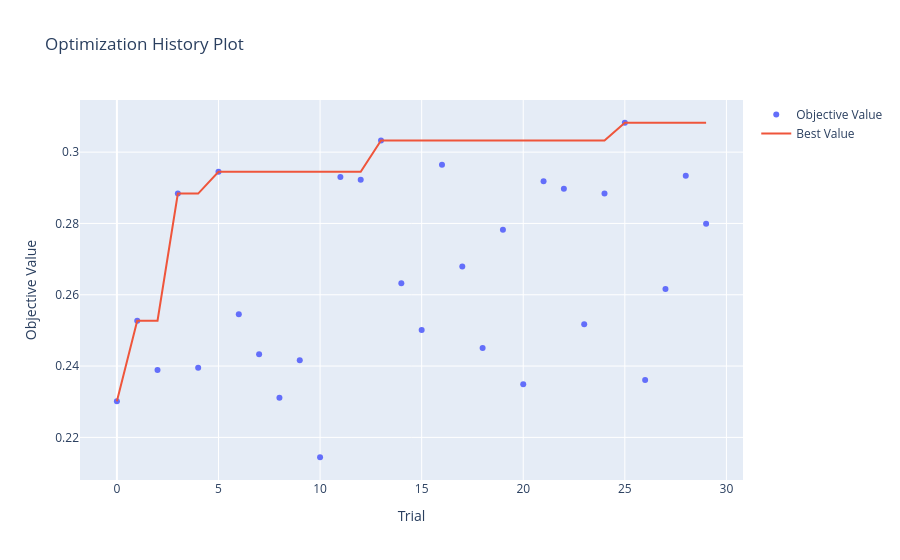

Notebook source saved alongside this figure:
### Code cell
optuna.visualization.plot_optimization_history(study_rf)

### Figure 1 — Plotly figure (JSON) as saved in the notebook; plotly's stock layout.template omitted (floating-point values rounded to 4 significant figures)
{"data": [{"mode": "markers", "name": "Objective Value", "type": "scatter", "x": [0, 1, 2, 3, 4, 5, 6, 7, 8, 9, 10, 11, 12, 13, 14, 15, 16, 17, 18, 19, 20, 21, 22, 23, 24, 25, 26, 27, 28, 29], "y": [0.2301, 0.2527, 0.2389, 0.2884, 0.2395, 0.2945, 0.2546, 0.2433, 0.2311, 0.2417, 0.2144, 0.293, 0.2923, 0.3033, 0.2633, 0.2501, 0.2964, 0.2679, 0.2451, 0.2782, 0.2349, 0.2918, 0.2897, 0.2517, 0.2884, 0.3082, 0.2361, 0.2616, 0.2934, 0.2799]}, {"mode": "lines", "name": "Best Value", "type": "scatter", "x": [0, 1, 2, 3, 4, 5, 6, 7, 8, 9, 10, 11, 12, 13, 14, 15, 16, 17, 18, 19, 20, 21, 22, 23, 24, 25, 26, 27, 28, 29], "y": [0.2301, 0.2527, 0.2527, 0.2884, 0.2884, 0.2945, 0.2945, 0.2945, 0.2945, 0.2945, 0.2945, 0.2945, 0.2945, 0.3033, 0.3033, 0.3033, 0.3033, 0.3033, 0.3033, 0.3033, 0.3033, 0.3033, 0.3033, 0.3033, 0.3033, 0.3082, 0.3082, 0.3082, 0.3082, 0.3082]}, {"marker": {"color": "#cccccc"}, "mode": "markers", "name": "Infeasible Trial", "showlegend": false, "type": "scatter", "x": [], "y": []}], "layout": {"title": {"text": "Optimization History Plot"}, "xaxis": {"title": {"text": "Trial"}}, "yaxis": {"title": {"text": "Objective Value"}}}}
